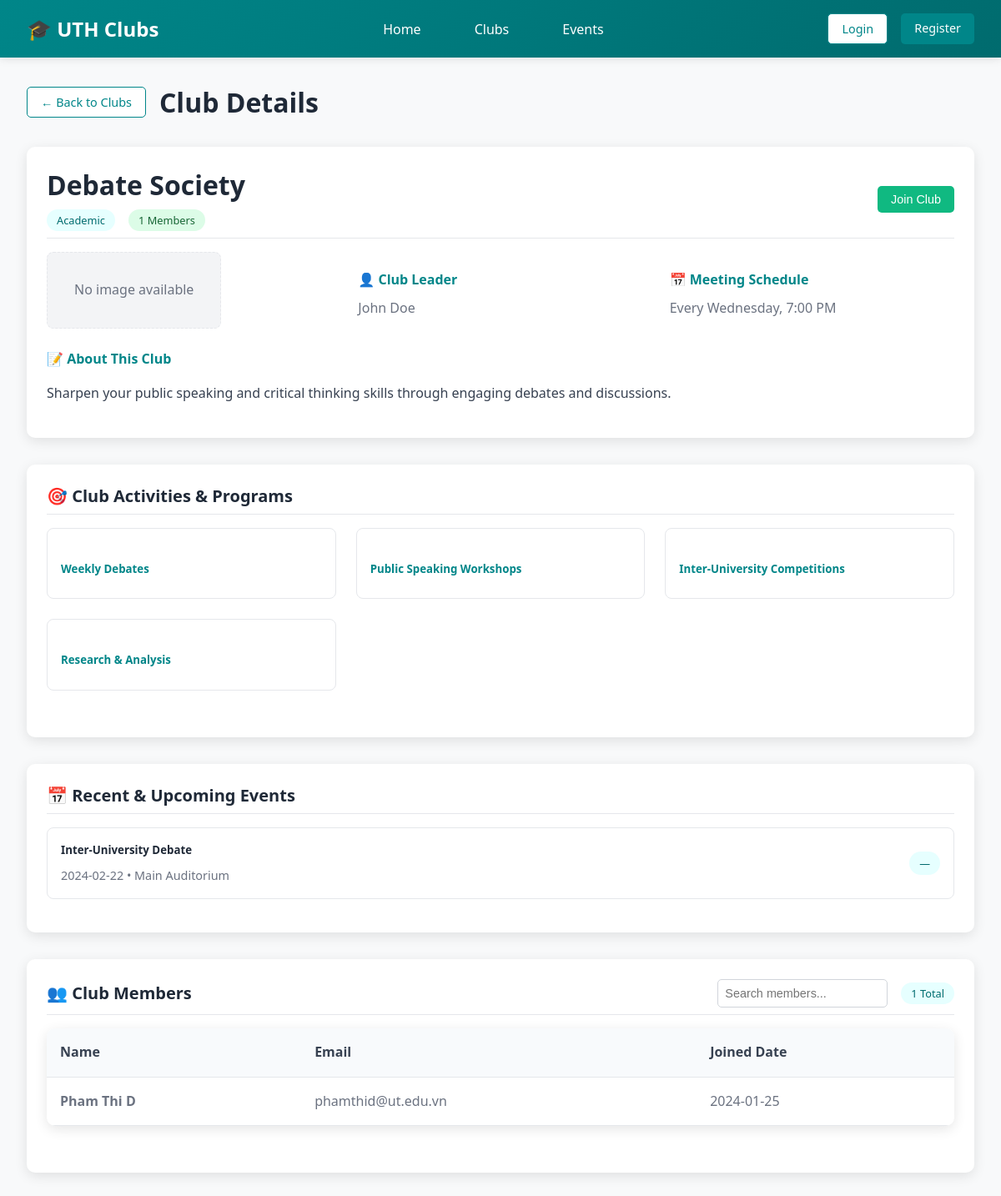
The app's page /?section=clubDetails&club_id=3, older data.
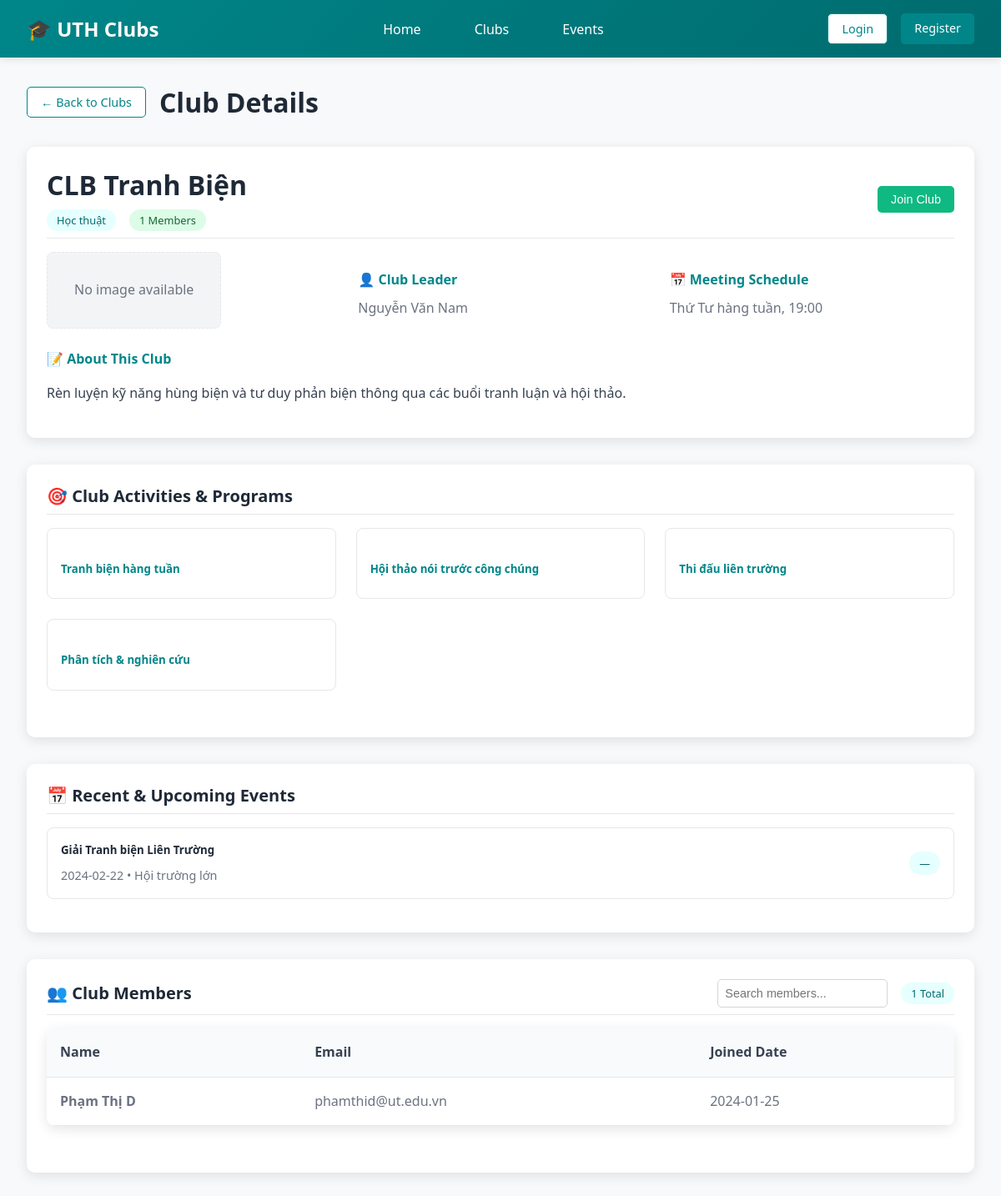
The same page, newer data.
### tables this page shows
CREATE TABLE clubs (
  id INT AUTO_INCREMENT PRIMARY KEY,
  name VARCHAR(100) NOT NULL,
  description TEXT,
  category VARCHAR(50),
  leader_id INT,
  activities TEXT,
  schedule_meeting VARCHAR(255),
  club_image VARCHAR(255),
  created_at TIMESTAMP DEFAULT CURRENT_TIMESTAMP,
  FOREIGN KEY (leader_id) REFERENCES users(id)
);

CREATE TABLE users (
    id INT PRIMARY KEY AUTO_INCREMENT,
    name VARCHAR(100) NOT NULL,
    email VARCHAR(100) UNIQUE NOT NULL,
    student_id VARCHAR(20) UNIQUE,
    password VARCHAR(255) NOT NULL,
    role ENUM('student', 'admin') DEFAULT 'student',
    email_verified BOOLEAN DEFAULT FALSE,
    verification_token VARCHAR(255),
    created_at TIMESTAMP DEFAULT CURRENT_TIMESTAMP
);

CREATE TABLE events (
  id INT AUTO_INCREMENT PRIMARY KEY,
  club_id INT,
  name VARCHAR(100),
  date DATE,
  location VARCHAR(255),
  max_participants INT,
  description TEXT,
  event_image VARCHAR(255),
  FOREIGN KEY (club_id) REFERENCES clubs(id)
);

CREATE TABLE club_members (
  id INT AUTO_INCREMENT PRIMARY KEY,
  club_id INT,
  user_id INT,
  joined_date DATE DEFAULT (CURRENT_DATE),
  FOREIGN KEY (club_id) REFERENCES clubs(id),
  FOREIGN KEY (user_id) REFERENCES users(id)
);

### index.php (called while the page is built, shortened)
<?php
$activeSection = isset($_GET['section']) ? $_GET['section'] : 'home';
include 'includes/header.php';
?>
<?php include 'pages/events.php'; ?>
<?php include 'pages/club-details.php'; ?>
<?php include 'includes/footer.php'; ?>

### pages/club-details.php (shortened to what the changed rows need)
<?php
$clubDetails = null;
$clubMembers = [];
$clubEvents = [];
if (!empty($activeClubId)) {
    try {
        $cdStmt = $pdo->prepare("SELECT c.*, u.name AS leader_name, u.email AS leader_email,
                                        (SELECT COUNT(*) FROM club_members cm WHERE cm.club_id = c.id) AS member_count
                                 FROM clubs c
                                 LEFT JOIN users u ON u.id = c.leader_id
                                 WHERE c.id = ?");
        $cdStmt->execute([$activeClubId]);
        $clubDetails = $cdStmt->fetch(PDO::FETCH_ASSOC) ?: null;
    } catch (Exception $e) {}
    try {
        $memStmt = $pdo->prepare("SELECT u.name, u.email, cm.joined_date
                                   FROM club_members cm
                                   JOIN users u ON u.id = cm.user_id
                                   WHERE cm.club_id = ?");
        $memStmt->execute([$activeClubId]);
        $clubMembers = $memStmt->fetchAll(PDO::FETCH_ASSOC);
    } catch (Exception $e) {}
    try {
        $evStmt = $pdo->prepare("SELECT id, name, date, location FROM events WHERE club_id = ? ORDER BY date DESC LIMIT 5");
        $evStmt->execute([$activeClubId]);
        $clubEvents = $evStmt->fetchAll(PDO::FETCH_ASSOC);
    } catch (Exception $e) {}
}
?>
<div id="clubDetails" class="section<?php echo ($activeSection === 'clubDetails') ? ' active' : ''; ?>">
    <div class="container">
        <div style="display: flex; align-items: center; gap: 1rem; margin-bottom: 2rem;">
            <h1 id="clubDetailsTitle" style="margin: 0; color: #1f2937;">Club Details</h1>
        </div>
        <div id="clubDetailsContent">
            <div class="card" style="margin-bottom: 2rem;">
                <div class="card-header">
                    <div style="display: flex; justify-content: space-between; align-items: center; width: 100%;">
                        <div>
                            <div class="card-title" id="clubDetailName" style="font-size: 2rem; margin-bottom: 0.5rem;">
                                <?php echo $clubDetails ? htmlspecialchars($clubDetails['name']) : 'Select a club'; ?>
                            </div>
                            <div style="display: flex; gap: 1rem; align-items: center;">
                                <span class="badge badge-info" id="clubDetailCategory"><?php echo $clubDetails ? htmlspecialchars(ucfirst($clubDetails['category'])) : ''; ?></span>
                                <span class="badge badge-success" id="clubDetailMemberCount"><?php echo $clubDetails ? (int)$clubDetails['member_count'] . ' Members' : ''; ?></span>
                            </div>
                        </div>
                    </div>
                </div>
                <div class="card-content">
                    <div style="display: grid; grid-template-columns: repeat(auto-fit, minmax(250px, 1fr)); gap: 2rem; margin-bottom: 1.5rem;">
                        <div>
                            <h4 style="color: #008689; margin-bottom: 0.5rem;">👤 Club Leader</h4>
                            <p id="clubDetailLeader" style="margin: 0; font-weight: 500;">
                                <?php echo $clubDetails ? htmlspecialchars($clubDetails['leader_name'] ?: 'N/A') : ''; ?>
                            </p>
                        </div>
                        <div>
                            <h4 style="color: #008689; margin-bottom: 0.5rem;">📅 Meeting Schedule</h4>
                            <p id="clubDetailSchedule" style="margin: 0;">
                                <?php echo $clubDetails ? htmlspecialchars($clubDetails['schedule_meeting'] ?: '') : ''; ?>
                            </p>
                        </div>
                    </div>
                    <div>
                        <h4 style="color: #008689; margin-bottom: 1rem;">📝 About This Club</h4>
                        <p id="clubDetailDescription" style="line-height: 1.6; color: #374151;">
                            <?php echo $clubDetails ? nl2br(htmlspecialchars($clubDetails['description'])) : 'Please choose a club from the list.'; ?>
                        </p>
                    </div>
                </div>
            </div>
            <div class="card" style="margin-bottom: 2rem;">
                <div class="card-content">
                    <div class="card-grid" id="clubActivities">
                        <?php if ($clubDetails && !empty($clubDetails['activities'])): ?>
                            <?php foreach (explode(',', $clubDetails['activities']) as $activity): ?>
                            <div style="padding: 1rem; border: 1px solid #e5e7eb; border-radius: 8px;">
                                <h5 style="color: #008689; margin-bottom: 0.5rem;"><?php echo htmlspecialchars(trim($activity)); ?></h5>
                            </div>
                            <?php endforeach; ?>
                        <?php else: ?>
                            <div>No activities listed.</div>
                        <?php endif; ?>
                    </div>
                </div>
            </div>
            <div class="card" style="margin-bottom: 2rem;">
                <div class="card-content">
                    <div id="clubEvents">
                        <?php foreach ($clubEvents as $cev): ?>
                        <div style="display: flex; justify-content: space-between; align-items: center; padding: 1rem; border: 1px solid #e5e7eb; border-radius: 8px; margin-bottom: 1rem;">
                            <div>
                                <h5 style="margin: 0 0 0.5rem 0; color: #1f2937;"><?php echo htmlspecialchars($cev['name']); ?></h5>
                                <p style="margin: 0; color: #6b7280; font-size: 0.9rem;"><?php echo htmlspecialchars($cev['date']); ?> • <?php echo htmlspecialchars($cev['location']); ?></p>
                            </div>
                            <span class="badge badge-info">—</span>
                        </div>
                        <?php endforeach; ?>
                    </div>
                </div>
            </div>
            <div class="card">
                <div class="card-content">
                    <div class="table-container">
                        <table>
                            <thead>
                                <tr>
                                    <th>Name</th>
                                    <th>Email</th>
                                    <th>Joined Date</th>
                                </tr>
                            </thead>
                            <tbody id="membersTableBody">
                                <?php foreach ($clubMembers as $m): ?>
                                <tr>
                                    <td><strong><?php echo htmlspecialchars($m['name']); ?></strong></td>
                                    <td><?php echo htmlspecialchars($m['email']); ?></td>
                                    <td><?php echo htmlspecialchars($m['joined_date']); ?></td>
                                </tr>
                                <?php endforeach; ?>
                            </tbody>
                        </table>
                    </div>
                </div>
            </div>
        </div>
    </div>
</div>

Row changes from the older to the newer data that the page shows:
changed clubs: name "Debate Society" → "CLB Tranh Biện"; category "Academic" → "Học thuật"; leader.name "John Doe" → "Nguyễn Văn Nam"; schedule_meeting "Every Wednesday, 7:00 PM" → "Thứ Tư hàng tuần, 19:00"; description "Sharpen your public speaking and critical thinking skills through engaging debates and discussions." → "Rèn luyện kỹ năng hùng biện và tư duy phản biện thông qua các buổi tranh luận và hội thảo."
changed events: name "Inter-University Debate" → "Giải Tranh biện Liên Trường"; location "Main Auditorium" → "Hội trường lớn"
changed through a linked row, club_members "phamthid@ut.edu.vn": user.name "Pham Thi D" → "Phạm Thị D"
Text that changed along with them:
new list line: "Tranh biện hàng tuần"
new list line: "Hội thảo nói trước công chúng"
new list line: "Thi đấu liên trường"
new list line: "Phân tích & nghiên cứu"
list line gone: "Weekly Debates"
list line gone: "Public Speaking Workshops"
list line gone: "Inter-University Competitions"
list line gone: "Research & Analysis"
